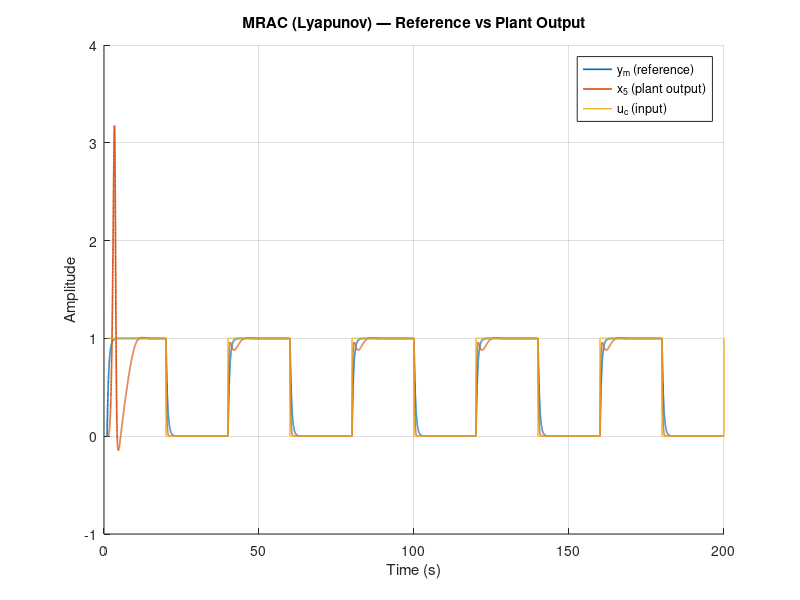
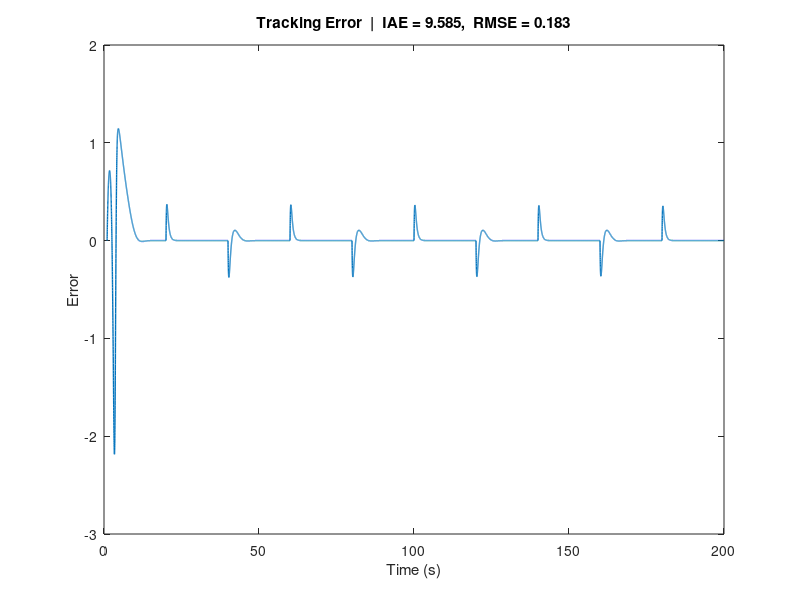

MATLAB code to generate these figures, in order:
% MRAC (Lyapunov) with pulse-train reference
% Repo integration & extensions (metrics/plots): Moumen Bt
% Date: 2025-09-15

    close all; clc;

    %--- Reference model & plant params
    am = 2;          % reference model 'a' (stable >0)
    bm = 2;          % reference model 'b'
    a  = -1;         % plant 'a'
    b  = 0.5;        % plant 'b'
    gamma = 4;       % adaptation gain

    % helpful nominal thetas (not used directly in update law below)
    theta1 = bm / b;          
    theta2 = (am - a) / b;     

    %--- Time & input
    dt = 0.01;
    t  = 1:dt:200;
    N  = numel(t);

    period = 40;    % seconds between pulses
    width  = 20;    % pulse width
    amp    = 1;
    uc = amp * double(mod(t, period) < width);   % pulse train

    %--- States
    ym = zeros(1, N);   % reference model output
    x1 = zeros(1, N);   % aux/adaptation states (as in original script)
    x2 = zeros(1, N);
    x3 = zeros(1, N);
    x4 = zeros(1, N);
    x5 = zeros(1, N);   % plant output (tracked output)

    %--- Simulate (Forward Euler)
    for i = 1:N-1
        ym(i+1) = ym(i) + dt * (-am * ym(i) + bm * uc(i));
        x1(i+1) = x1(i) + dt * x2(i);
        x2(i+1) = x2(i) + dt * (-am*x2(i) - gamma*am*uc(i)*x5(i) + gamma*am*ym(i)*uc(i));
        x3(i+1) = x3(i) + dt * x4(i);
        x4(i+1) = x4(i) + dt * (-am*x4(i) + gamma*am*x5(i)^2 - gamma*am*ym(i)*x5(i));
        x5(i+1) = x5(i) + dt * (-a*x5(i) + b*uc(i)*x1(i) - b*x3(i)*x5(i));
    end

    %--- Metrics
    e   = ym - x5;                            % tracking error
    IAE = trapz(t, abs(e));                   % integral of absolute error
    RMSE = sqrt(trapz(t, e.^2) / (t(end) - t(1)));

    %--- Plots
    figure('Color','w'); hold on; grid on;
    plot(t, ym, 'LineWidth', 1.2);
    plot(t, x5, 'LineWidth', 1.2);
    plot(t, uc, 'LineWidth', 1.0);
    xlabel('Time (s)'); ylabel('Amplitude');
    title('MRAC (Lyapunov) — Reference vs Plant Output');
    legend('y_m (reference)', 'x_5 (plant output)', 'u_c (input)', 'Location', 'best');
    figure('Color','w'); grid on;
    plot(t, e, 'LineWidth', 1.0);
    xlabel('Time (s)'); ylabel('Error');
    title(sprintf('Tracking Error  |  IAE = %.3f,  RMSE = %.3f', IAE, RMSE));

    % print a quick summary
    fprintf('Final states: x1=%.4f  x3=%.4f  x5=%.4f\n', x1(end), x3(end), x5(end));
    fprintf('IAE=%.4f, RMSE=%.4f\n', IAE, RMSE);

